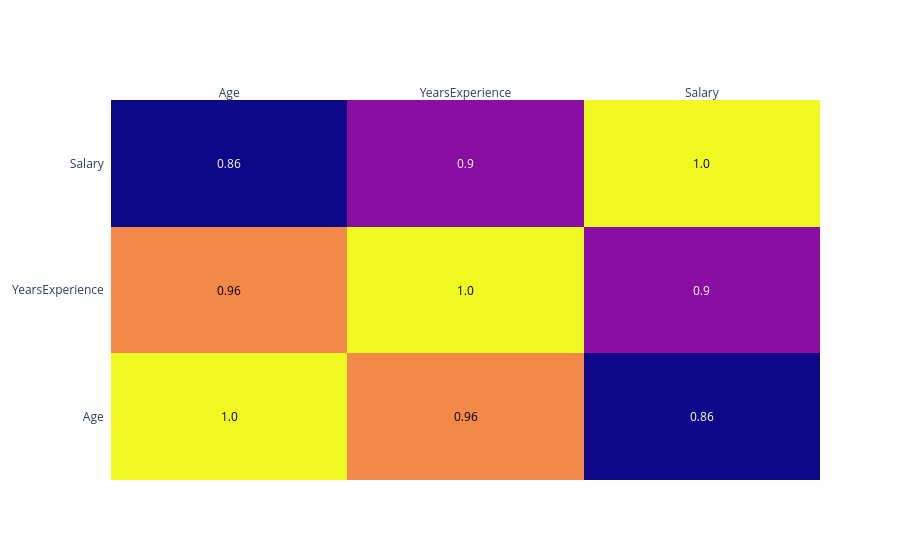

The notebook cell saved with this chart:
### Code cell
# Correlation matrix
corr_matrix = dataset.corr(numeric_only=True).round(2)

import plotly.figure_factory as ff

fig = ff.create_annotated_heatmap(corr_matrix.values,
                                  x = corr_matrix.columns.tolist(),
                                  y = corr_matrix.index.tolist())


fig.show()

### Figure 1 — Plotly figure (JSON) as saved in the notebook; plotly's stock layout.template omitted (floating-point values rounded to 4 significant figures)
{"data": [{"colorscale": [[0, "#0d0887"], [0.1111, "#46039f"], [0.2222, "#7201a8"], [0.3333, "#9c179e"], [0.4444, "#bd3786"], [0.5556, "#d8576b"], [0.6667, "#ed7953"], [0.7778, "#fb9f3a"], [0.8889, "#fdca26"], [1, "#f0f921"]], "reversescale": false, "showscale": false, "type": "heatmap", "x": ["Age", "YearsExperience", "Salary"], "y": ["Age", "YearsExperience", "Salary"], "z": [[1.0, 0.96, 0.86], [0.96, 1.0, 0.9], [0.86, 0.9, 1.0]]}], "layout": {"annotations": [{"font": {"color": "#000000"}, "showarrow": false, "text": "1.0", "x": "Age", "xref": "x", "y": "Age", "yref": "y"}, {"font": {"color": "#000000"}, "showarrow": false, "text": "0.96", "x": "YearsExperience", "xref": "x", "y": "Age", "yref": "y"}, {"font": {"color": "#FFFFFF"}, "showarrow": false, "text": "0.86", "x": "Salary", "xref": "x", "y": "Age", "yref": "y"}, {"font": {"color": "#000000"}, "showarrow": false, "text": "0.96", "x": "Age", "xref": "x", "y": "YearsExperience", "yref": "y"}, {"font": {"color": "#000000"}, "showarrow": false, "text": "1.0", "x": "YearsExperience", "xref": "x", "y": "YearsExperience", "yref": "y"}, {"font": {"color": "#FFFFFF"}, "showarrow": false, "text": "0.9", "x": "Salary", "xref": "x", "y": "YearsExperience", "yref": "y"}, {"font": {"color": "#FFFFFF"}, "showarrow": false, "text": "0.86", "x": "Age", "xref": "x", "y": "Salary", "yref": "y"}, {"font": {"color": "#FFFFFF"}, "showarrow": false, "text": "0.9", "x": "YearsExperience", "xref": "x", "y": "Salary", "yref": "y"}, {"font": {"color": "#000000"}, "showarrow": false, "text": "1.0", "x": "Salary", "xref": "x", "y": "Salary", "yref": "y"}], "xaxis": {"dtick": 1, "gridcolor": "rgb(0, 0, 0)", "side": "top", "ticks": ""}, "yaxis": {"dtick": 1, "ticks": "", "ticksuffix": "  "}}}
